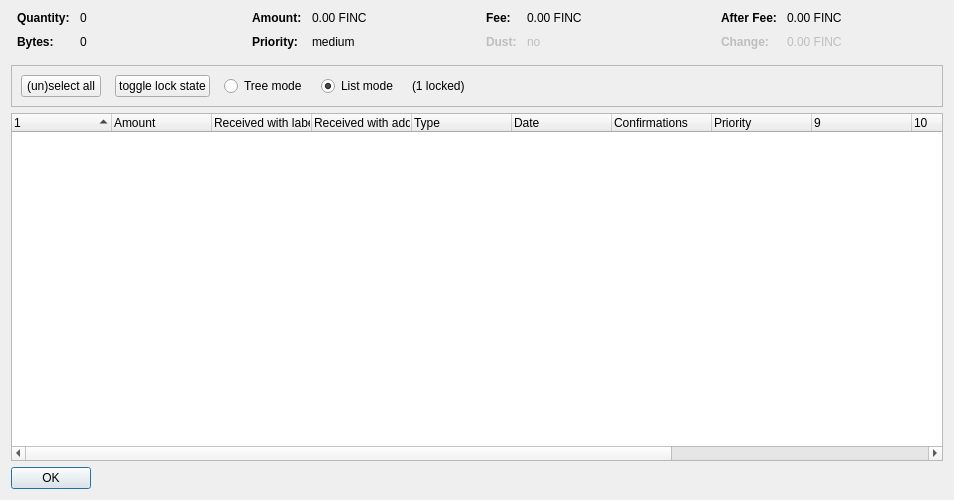
<?xml version="1.0" encoding="UTF-8"?>
<ui version="4.0">
 <class>CoinControlDialog</class>
 <widget class="QDialog" name="CoinControlDialog">
  <property name="geometry">
   <rect>
    <x>0</x>
    <y>0</y>
    <width>954</width>
    <height>500</height>
   </rect>
  </property>
  <property name="windowTitle">
   <string>Coin Selection</string>
  </property>
  <layout class="QVBoxLayout" name="verticalLayout">
   <item>
    <layout class="QHBoxLayout" name="horizontalLayoutTop" stretch="0,0,0,0">
     <property name="topMargin">
      <number>0</number>
     </property>
     <property name="bottomMargin">
      <number>10</number>
     </property>
     <item>
      <layout class="QFormLayout" name="formLayoutCoinControl1">
       <property name="horizontalSpacing">
        <number>10</number>
       </property>
       <property name="verticalSpacing">
        <number>10</number>
       </property>
       <property name="leftMargin">
        <number>6</number>
       </property>
       <property name="rightMargin">
        <number>6</number>
       </property>
       <item row="0" column="0">
        <widget class="QLabel" name="labelCoinControlQuantityText">
         <property name="font">
          <font>
           <weight>75</weight>
           <bold>true</bold>
          </font>
         </property>
         <property name="text">
          <string>Quantity:</string>
         </property>
        </widget>
       </item>
       <item row="0" column="1">
        <widget class="QLabel" name="labelCoinControlQuantity">
         <property name="cursor">
          <cursorShape>IBeamCursor</cursorShape>
         </property>
         <property name="contextMenuPolicy">
          <enum>Qt::ActionsContextMenu</enum>
         </property>
         <property name="text">
          <string notr="true">0</string>
         </property>
         <property name="textInteractionFlags">
          <set>Qt::LinksAccessibleByMouse|Qt::TextSelectableByKeyboard|Qt::TextSelectableByMouse</set>
         </property>
        </widget>
       </item>
       <item row="1" column="0">
        <widget class="QLabel" name="labelCoinControlBytesText">
         <property name="font">
          <font>
           <weight>75</weight>
           <bold>true</bold>
          </font>
         </property>
         <property name="text">
          <string>Bytes:</string>
         </property>
        </widget>
       </item>
       <item row="1" column="1">
        <widget class="QLabel" name="labelCoinControlBytes">
         <property name="cursor">
          <cursorShape>IBeamCursor</cursorShape>
         </property>
         <property name="contextMenuPolicy">
          <enum>Qt::ActionsContextMenu</enum>
         </property>
         <property name="text">
          <string notr="true">0</string>
         </property>
         <property name="textInteractionFlags">
          <set>Qt::LinksAccessibleByMouse|Qt::TextSelectableByKeyboard|Qt::TextSelectableByMouse</set>
         </property>
        </widget>
       </item>
      </layout>
     </item>
     <item>
      <layout class="QFormLayout" name="formLayoutCoinControl2">
       <property name="horizontalSpacing">
        <number>10</number>
       </property>
       <property name="verticalSpacing">
        <number>10</number>
       </property>
       <property name="leftMargin">
        <number>6</number>
       </property>
       <property name="rightMargin">
        <number>6</number>
       </property>
       <item row="0" column="0">
        <widget class="QLabel" name="labelCoinControlAmountText">
         <property name="font">
          <font>
           <weight>75</weight>
           <bold>true</bold>
          </font>
         </property>
         <property name="text">
          <string>Amount:</string>
         </property>
        </widget>
       </item>
       <item row="0" column="1">
        <widget class="QLabel" name="labelCoinControlAmount">
         <property name="cursor">
          <cursorShape>IBeamCursor</cursorShape>
         </property>
         <property name="contextMenuPolicy">
          <enum>Qt::ActionsContextMenu</enum>
         </property>
         <property name="text">
          <string notr="true">0.00 FINC</string>
         </property>
         <property name="textInteractionFlags">
          <set>Qt::LinksAccessibleByMouse|Qt::TextSelectableByKeyboard|Qt::TextSelectableByMouse</set>
         </property>
        </widget>
       </item>
       <item row="1" column="0">
        <widget class="QLabel" name="labelCoinControlPriorityText">
         <property name="font">
          <font>
           <weight>75</weight>
           <bold>true</bold>
          </font>
         </property>
         <property name="text">
          <string>Priority:</string>
         </property>
        </widget>
       </item>
       <item row="1" column="1">
        <widget class="QLabel" name="labelCoinControlPriority">
         <property name="cursor">
          <cursorShape>IBeamCursor</cursorShape>
         </property>
         <property name="contextMenuPolicy">
          <enum>Qt::ActionsContextMenu</enum>
         </property>
         <property name="text">
          <string>medium</string>
         </property>
         <property name="textInteractionFlags">
          <set>Qt::LinksAccessibleByMouse|Qt::TextSelectableByKeyboard|Qt::TextSelectableByMouse</set>
         </property>
        </widget>
       </item>
      </layout>
     </item>
     <item>
      <layout class="QFormLayout" name="formLayoutCoinControl3">
       <property name="horizontalSpacing">
        <number>10</number>
       </property>
       <property name="verticalSpacing">
        <number>10</number>
       </property>
       <property name="leftMargin">
        <number>6</number>
       </property>
       <property name="rightMargin">
        <number>6</number>
       </property>
       <item row="0" column="0">
        <widget class="QLabel" name="labelCoinControlFeeText">
         <property name="font">
          <font>
           <weight>75</weight>
           <bold>true</bold>
          </font>
         </property>
         <property name="text">
          <string>Fee:</string>
         </property>
        </widget>
       </item>
       <item row="0" column="1">
        <widget class="QLabel" name="labelCoinControlFee">
         <property name="cursor">
          <cursorShape>IBeamCursor</cursorShape>
         </property>
         <property name="contextMenuPolicy">
          <enum>Qt::ActionsContextMenu</enum>
         </property>
         <property name="text">
          <string notr="true">0.00 FINC</string>
         </property>
         <property name="textInteractionFlags">
          <set>Qt::LinksAccessibleByMouse|Qt::TextSelectableByKeyboard|Qt::TextSelectableByMouse</set>
         </property>
        </widget>
       </item>
       <item row="1" column="0">
        <widget class="QLabel" name="labelCoinControlLowOutputText">
         <property name="enabled">
          <bool>false</bool>
         </property>
         <property name="font">
          <font>
           <weight>75</weight>
           <bold>true</bold>
          </font>
         </property>
         <property name="text">
          <string>Dust:</string>
         </property>
        </widget>
       </item>
       <item row="1" column="1">
        <widget class="QLabel" name="labelCoinControlLowOutput">
         <property name="enabled">
          <bool>false</bool>
         </property>
         <property name="cursor">
          <cursorShape>IBeamCursor</cursorShape>
         </property>
         <property name="contextMenuPolicy">
          <enum>Qt::ActionsContextMenu</enum>
         </property>
         <property name="text">
          <string>no</string>
         </property>
         <property name="textInteractionFlags">
          <set>Qt::LinksAccessibleByMouse|Qt::TextSelectableByKeyboard|Qt::TextSelectableByMouse</set>
         </property>
        </widget>
       </item>
      </layout>
     </item>
     <item>
      <layout class="QFormLayout" name="formLayoutCoinControl4">
       <property name="horizontalSpacing">
        <number>10</number>
       </property>
       <property name="verticalSpacing">
        <number>10</number>
       </property>
       <property name="leftMargin">
        <number>6</number>
       </property>
       <property name="rightMargin">
        <number>6</number>
       </property>
       <item row="0" column="0">
        <widget class="QLabel" name="labelCoinControlAfterFeeText">
         <property name="font">
          <font>
           <weight>75</weight>
           <bold>true</bold>
          </font>
         </property>
         <property name="text">
          <string>After Fee:</string>
         </property>
        </widget>
       </item>
       <item row="0" column="1">
        <widget class="QLabel" name="labelCoinControlAfterFee">
         <property name="cursor">
          <cursorShape>IBeamCursor</cursorShape>
         </property>
         <property name="contextMenuPolicy">
          <enum>Qt::ActionsContextMenu</enum>
         </property>
         <property name="text">
          <string notr="true">0.00 FINC</string>
         </property>
         <property name="textInteractionFlags">
          <set>Qt::LinksAccessibleByMouse|Qt::TextSelectableByKeyboard|Qt::TextSelectableByMouse</set>
         </property>
        </widget>
       </item>
       <item row="1" column="0">
        <widget class="QLabel" name="labelCoinControlChangeText">
         <property name="enabled">
          <bool>false</bool>
         </property>
         <property name="font">
          <font>
           <weight>75</weight>
           <bold>true</bold>
          </font>
         </property>
         <property name="text">
          <string>Change:</string>
         </property>
        </widget>
       </item>
       <item row="1" column="1">
        <widget class="QLabel" name="labelCoinControlChange">
         <property name="enabled">
          <bool>false</bool>
         </property>
         <property name="cursor">
          <cursorShape>IBeamCursor</cursorShape>
         </property>
         <property name="contextMenuPolicy">
          <enum>Qt::ActionsContextMenu</enum>
         </property>
         <property name="text">
          <string notr="true">0.00 FINC</string>
         </property>
         <property name="textInteractionFlags">
          <set>Qt::LinksAccessibleByMouse|Qt::TextSelectableByKeyboard|Qt::TextSelectableByMouse</set>
         </property>
        </widget>
       </item>
      </layout>
     </item>
    </layout>
   </item>
   <item>
    <widget class="QFrame" name="frame">
     <property name="minimumSize">
      <size>
       <width>0</width>
       <height>40</height>
      </size>
     </property>
     <property name="frameShape">
      <enum>QFrame::StyledPanel</enum>
     </property>
     <property name="frameShadow">
      <enum>QFrame::Sunken</enum>
     </property>
     <layout class="QHBoxLayout" name="horizontalLayout">
      <item>
       <layout class="QHBoxLayout" name="horizontalLayoutPanel" stretch="0,0,0,0,0,0">
        <property name="spacing">
         <number>14</number>
        </property>
        <item>
         <widget class="QPushButton" name="pushButtonSelectAll">
          <property name="sizePolicy">
           <sizepolicy hsizetype="Maximum" vsizetype="Fixed">
            <horstretch>0</horstretch>
            <verstretch>0</verstretch>
           </sizepolicy>
          </property>
          <property name="text">
           <string>(un)select all</string>
          </property>
          <property name="autoDefault">
           <bool>false</bool>
          </property>
         </widget>
        </item>
        <item>
         <widget class="QPushButton" name="pushButtonToggleLock">
          <property name="sizePolicy">
           <sizepolicy hsizetype="Maximum" vsizetype="Fixed">
            <horstretch>0</horstretch>
            <verstretch>0</verstretch>
           </sizepolicy>
          </property>
          <property name="text">
           <string>toggle lock state</string>
          </property>
          <property name="autoDefault">
           <bool>false</bool>
          </property>
         </widget>
        </item>
        <item>
         <widget class="QRadioButton" name="radioTreeMode">
          <property name="sizePolicy">
           <sizepolicy hsizetype="Maximum" vsizetype="Fixed">
            <horstretch>0</horstretch>
            <verstretch>0</verstretch>
           </sizepolicy>
          </property>
          <property name="text">
           <string>Tree mode</string>
          </property>
         </widget>
        </item>
        <item>
         <widget class="QRadioButton" name="radioListMode">
          <property name="sizePolicy">
           <sizepolicy hsizetype="Maximum" vsizetype="Fixed">
            <horstretch>0</horstretch>
            <verstretch>0</verstretch>
           </sizepolicy>
          </property>
          <property name="text">
           <string>List mode</string>
          </property>
          <property name="checked">
           <bool>true</bool>
          </property>
         </widget>
        </item>
        <item>
         <widget class="QLabel" name="labelLocked">
          <property name="text">
           <string>(1 locked)</string>
          </property>
         </widget>
        </item>
        <item>
         <spacer name="horizontalSpacer">
          <property name="orientation">
           <enum>Qt::Horizontal</enum>
          </property>
          <property name="sizeHint" stdset="0">
           <size>
            <width>40</width>
            <height>20</height>
           </size>
          </property>
         </spacer>
        </item>
       </layout>
      </item>
     </layout>
    </widget>
   </item>
   <item>
    <widget class="CoinControlTreeWidget" name="treeWidget">
     <property name="contextMenuPolicy">
      <enum>Qt::CustomContextMenu</enum>
     </property>
     <property name="sortingEnabled">
      <bool>false</bool>
     </property>
     <property name="columnCount">
      <number>13</number>
     </property>
     <attribute name="headerShowSortIndicator" stdset="0">
      <bool>true</bool>
     </attribute>
     <attribute name="headerStretchLastSection">
      <bool>false</bool>
     </attribute>
     <column>
      <property name="text">
       <string/>
      </property>
     </column>
     <column>
      <property name="text">
       <string>Amount</string>
      </property>
     </column>
     <column>
      <property name="text">
       <string>Received with label</string>
      </property>
     </column>
     <column>
      <property name="text">
       <string>Received with address</string>
      </property>
     </column>
     <column>
      <property name="text">
	<string>Type</string>
      </property>
     </column>
     <column>
      <property name="text">	 
       <string>Date</string>
      </property>
     </column>
     <column>
      <property name="text">
       <string>Confirmations</string>
      </property>
      <property name="toolTip">
       <string>Confirmed</string>
      </property>
     </column>
     <column>
      <property name="text">
       <string>Priority</string>
      </property>
     </column>
     <column>
      <property name="text">
       <string/>
      </property>
     </column>
     <column>
      <property name="text">
       <string/>
      </property>
     </column>
     <column>
      <property name="text">
       <string/>
      </property>
     </column>
     <column>
      <property name="text">
       <string/>
      </property>
     </column>
     <column>
      <property name="text">
       <string/>
      </property>
     </column>
    </widget>
   </item>
   <item>
    <widget class="QDialogButtonBox" name="buttonBox">
     <property name="sizePolicy">
      <sizepolicy hsizetype="Maximum" vsizetype="Fixed">
       <horstretch>0</horstretch>
       <verstretch>0</verstretch>
      </sizepolicy>
     </property>
     <property name="orientation">
      <enum>Qt::Horizontal</enum>
     </property>
     <property name="standardButtons">
      <set>QDialogButtonBox::Ok</set>
     </property>
    </widget>
   </item>
  </layout>
 </widget>
 <customwidgets>
  <customwidget>
   <class>CoinControlTreeWidget</class>
   <extends>QTreeWidget</extends>
   <header>coincontroltreewidget.h</header>
  </customwidget>
 </customwidgets>
 <resources/>
 <connections/>
</ui>
